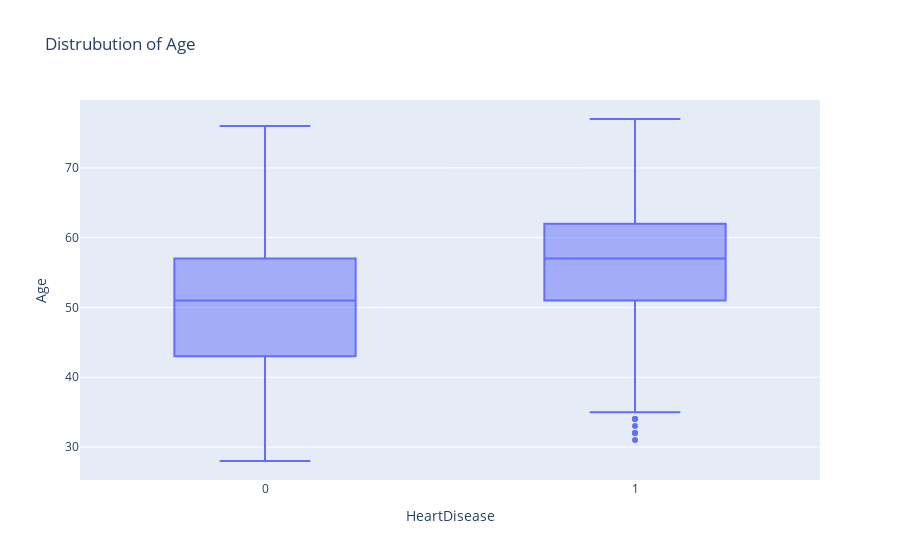

Notebook code for this chart:
### Code cell
fig = px.box(df,y="Age",x="HeartDisease",title=f"Distrubution of Age")
fig.show()

### Figure 1 — Plotly figure (JSON) as saved in the notebook; plotly's stock layout.template omitted (floating-point values rounded to 4 significant figures; data arrays with more than 128 entries replaced by an {"elided": "..."} marker saying what was removed)
{"data": [{"alignmentgroup": "True", "hovertemplate": "HeartDisease=%{x}<br>Age=%{y}<extra></extra>", "legendgroup": "", "marker": {"color": "#636efa"}, "name": "", "notched": false, "offsetgroup": "", "orientation": "v", "showlegend": false, "type": "box", "x": {"elided": "917 int values"}, "x0": " ", "xaxis": "x", "y": {"elided": "917 int values"}, "y0": " ", "yaxis": "y"}], "layout": {"boxmode": "group", "legend": {"tracegroupgap": 0}, "title": {"text": "Distrubution of Age"}, "xaxis": {"anchor": "y", "domain": [0, 1], "title": {"text": "HeartDisease"}}, "yaxis": {"anchor": "x", "domain": [0, 1], "title": {"text": "Age"}}}}
